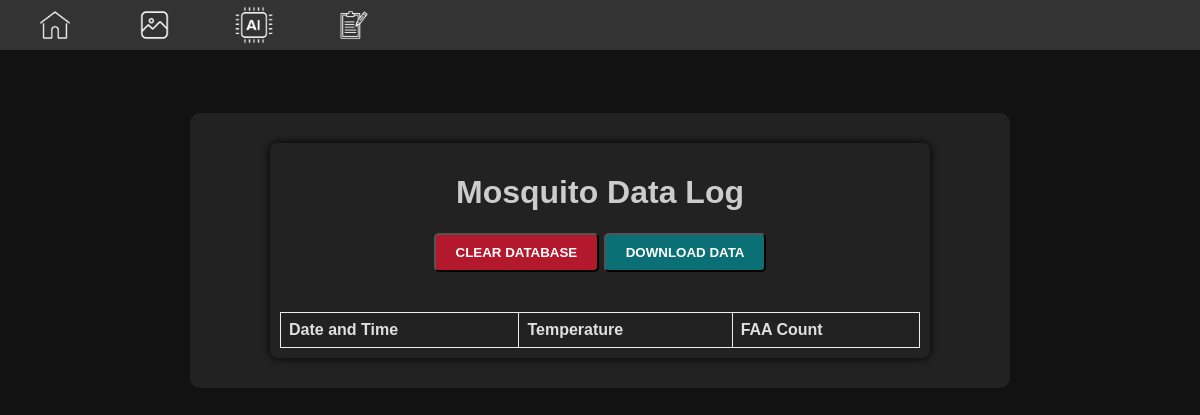
/data-log, run on an earlier commit of the app's database.
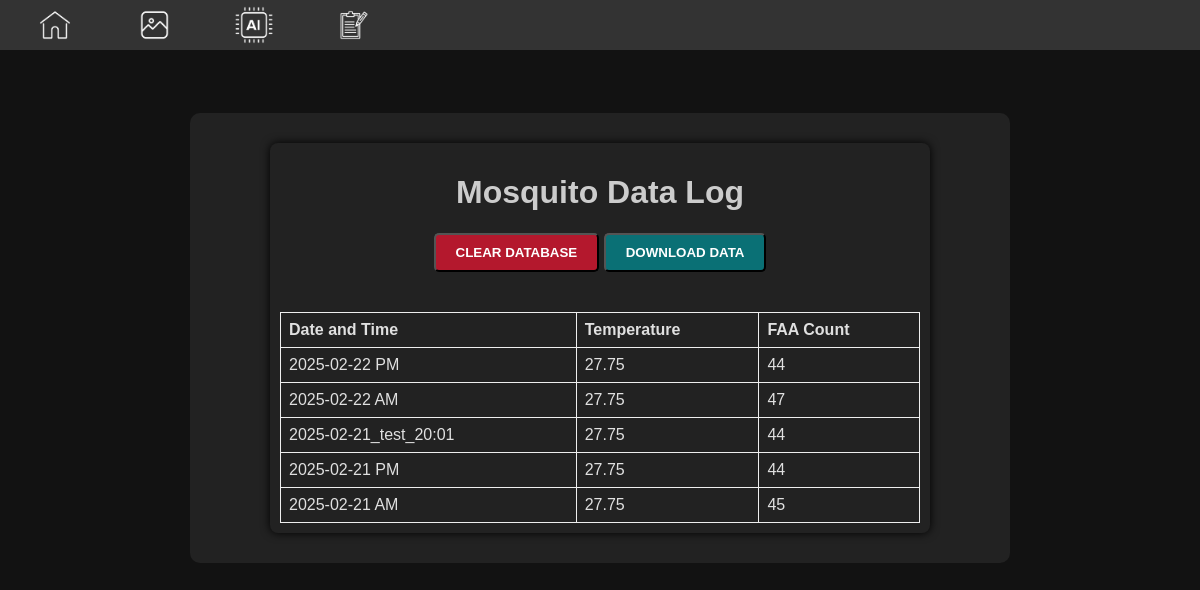
And on a later commit of the database.
### tables this page shows
CREATE TABLE MosquitoData (
    id INTEGER PRIMARY KEY AUTOINCREMENT,
    datetime TEXT NOT NULL,
    faa_count INTEGER,
    temperature REAL
);

### main.py (the view)
@app.route('/data-log')
def data_log():
    conn = sqlite3.connect(DATABASE_PATH)
    cursor = conn.cursor()
    cursor.execute("SELECT datetime, faa_count, temperature FROM MosquitoData ORDER BY datetime DESC")
    data = cursor.fetchall()
    conn.close()
    return render_template('data_log.html', data=data)

### templates/data_log.html (shortened to what this page needs)
{% extends "base.html" %}
{% block content %}
<div class="container_datalog">
    <h1>Mosquito Data Log</h1>
    <button onclick="clearDatabase()" class="button_cleardatabase">CLEAR DATABASE</button>
    <button onclick="downloadCSV()" class="button_default">DOWNLOAD DATA</button>
    <table>
        <tr>
            <th>Date and Time</th>
            <th>Temperature</th>
            <th>FAA Count</th>
        </tr>
        {% for row in data %}
        <tr>
            <td>{{ row[0] }}</td>
            <td>{{ row[2] }}</td>
            <td>{{ row[1] }}</td>
        </tr>
        {% endfor %}
    </table>
</div>
{% endblock %}

### templates/base.html (shortened to what this page needs)
<!DOCTYPE html>
<html lang="en">
    <head>
        <link rel="stylesheet" href="/static/styles.css">
    </head>
<body>
    <header>
        <nav class="NavBar">
            <ul class="NavBar">
                <li><a href="/" title="Home"><img src="/static/images/Home.png" alt="Home"></a></li>
                <li><a href="/gallery" title="Gallery"><img src="/static/images/Gallery.png" alt="Gallery"></a></li>
                <li><a href="/inference" title="Inference"><img src="/static/images/Inference.png" alt="Inference"></a></li>
                <li><a href="/data-log" title="Data Log"><img src="/static/images/DataLog.png" alt="Data Log"></a></li>
            </ul>
        </nav>
    </header>
    <div class="full-height">
        <div class="container">
            {% block content %}{% endblock %}
        </div>
    </div>
</body>
</html>

### static/styles.css (style rules this page uses)
body { margin: 0; padding: 0; padding-top: 100px; background-color: #121212; font-family: Arial, sans-serif; color: #e0e0e0; height: 100%; overflow: auto; }
header { background-color: #333; padding: 5px 10px; color: white; display: flex; justify-content: flex-end; align-items: center; width: 100%; position: fixed; top: 0; z-index: 1050; }
header a { color: white; font-size: 18px; text-decoration: none; padding: 10px 15px; margin: 0 5px; background-color: transparent; }
.container { background-color: #222; padding: 10px; margin: auto; margin-top: 3px; border-radius: 10px; width: 80%; max-width: 800px; text-align: center; position: relative; z-index: 100; }
h1, h2, h3, p { color: #ccc; }
.full-height { padding: 10px; margin: 0 auto; display: flex; flex-direction: column; justify-content: center; align-items: center; height: auto; }
nav { background-color: #333; overflow: hidden; width: 100%; }
.NavBar { background-color: #333; overflow: hidden; width: 100%; height: 40px; }
nav ul { list-style-type: none; margin: 0; padding: 0; display: flex; align-items: center; }
nav ul li { margin-right: 10px; }
nav ul li a { display: flex; align-items: center; color: white; padding: 10px 16px; text-decoration: none; }
nav ul li a img { height: 40px; width: auto; }
table { width: 100%; margin-top: 20px; border-collapse: collapse; }
table, th, td { border: 1px solid #eee; }
th, td { padding: 8px; text-align: left; }
.container_datalog { width: 80%; margin: 20px auto; padding: 10px; background-color: #222; border-radius: 8px; box-shadow: 0 0 10px #000; text-align: center; }
.button_default { margin-bottom: 20px; padding: 10px 20px; background-color: #0A7075; color: white; text-decoration: none; border-radius: 5px; transition: background-color 0.3s; font-weight: bold; }
.button_cleardatabase { margin-bottom: 20px; padding: 10px 20px; background-color: #b4182d; color: white; text-decoration: none; border-radius: 5px; transition: background-color 0.3s; font-weight: bold; }

What changed in the data, as far as the page shows it:
added MosquitoData: datetime "2025-02-22 PM", temperature "27.75", faa_count "44"
added MosquitoData: datetime "2025-02-22 AM", temperature "27.75", faa_count "47"
added MosquitoData: datetime "2025-02-21_test_20:01", temperature "27.75", faa_count "44"
added MosquitoData: datetime "2025-02-21 PM", temperature "27.75", faa_count "44"
added MosquitoData: datetime "2025-02-21 AM", temperature "27.75", faa_count "45"
